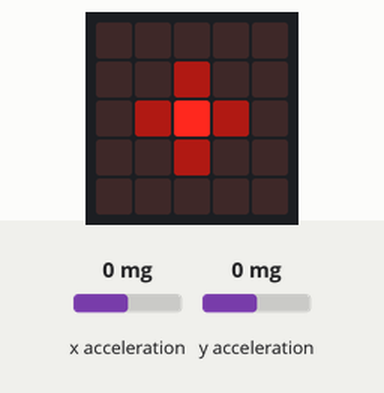
This program was run on a simulated BBC micro:bit running MicroPython. On the bench: the board's 5×5 LED display. The inputs (shaded band) are chosen by the test bench; at power-on: x acceleration 0 mg, y acceleration 0 mg. Dim RGB values are drawn brighter than linear.

Above: at 1.2 s.
1.3 s: x acceleration set to -1440 mg
At 2.5 s:
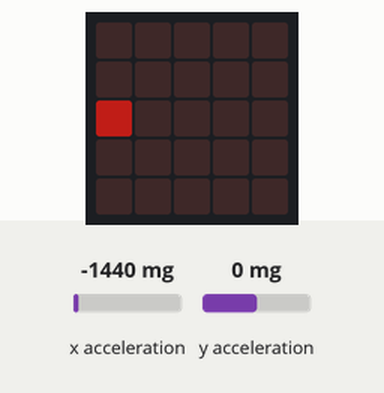
2.8 s: y acceleration set to -1440 mg
At 3.8 s:
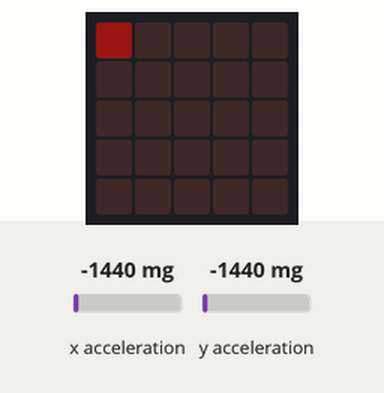
4.3 s: x acceleration set to -750 mg
At 4.9 s:
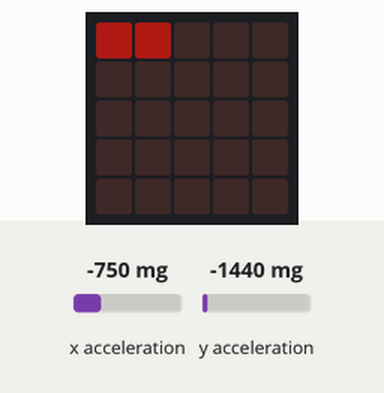
5.8 s: y acceleration set to -750 mg
At 6.1 s:
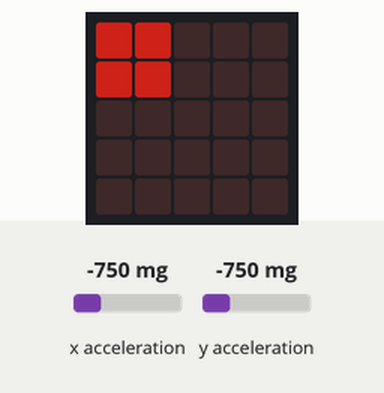
7.3 s: x acceleration set to 0 mg
At 8.4 s:
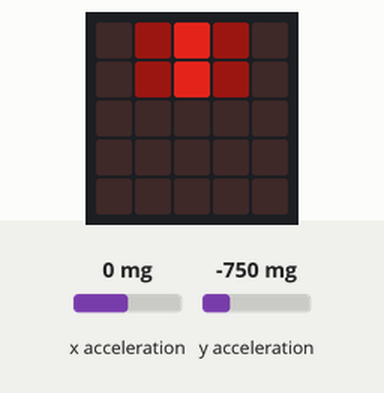
8.8 s: y acceleration set to 750 mg
At 9.6 s:
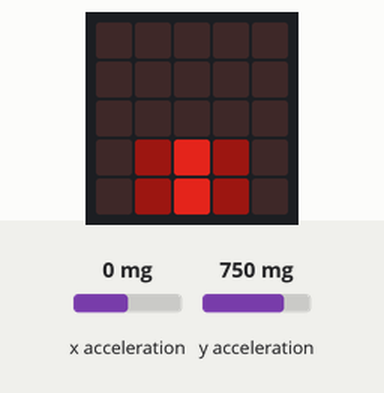
Timing chart, 0 to 11.3 s (numbered marks = the images above; inputs shaded):
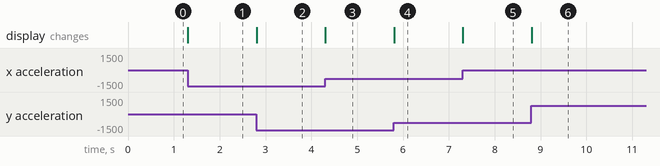

Measured:
- after the input at 1.3 s, the display: changes at once (image 1)
- after the input at 2.8 s, the display: changes at once (image 2)
- after the input at 4.3 s, the display: changes at once (image 3)
- after the input at 5.8 s, the display: changes at once (image 4)
- after the input at 7.3 s, the display: changes at once (image 5)
- after the input at 8.8 s, the display: changes at once (image 6)

The program:

accel1.py
```python
from microbit import *
import math

wid = 1.2
grid_size = 5

def calculate_pixel_brightness(x, y, center_x, center_y, width):
    """Calculates the brightness of a pixel based on a Gaussian distribution."""
    exponent = -((x - center_x)**2 + (y - center_y)**2) / (2 * (width/2)**2)
    brightness = int(math.exp(exponent) * 9)
    return max(0, min(9, brightness))  # Clamp brightness to 0-9

while True:
    # Read accelerometer values
    x_accel = accelerometer.get_x()
    y_accel = accelerometer.get_y()

    # Map accelerometer values to the center of the Gaussian
    # Adjust these scaling and offset values as needed to fine-tune the control
    center_x = (x_accel / 1000) * (grid_size - 1) / 2 + (grid_size - 1) / 2
    center_y = (y_accel / 1000) * (grid_size - 1) / 2 + (grid_size - 1) / 2

    full_image_str = ""
    for y in range(grid_size):
        row_str = ""
        for x in range(grid_size):
            pix = calculate_pixel_brightness(x, y, center_x, center_y, wid)
            row_str += str(pix)
            if x < grid_size - 1:
                row_str += ""  # No colon within the row
        full_image_str += row_str
        if y < grid_size - 1:
            full_image_str += ":"

    image = Image(full_image_str)
    display.show(image, delay=20, wait=True, loop=False, clear=False)
```
